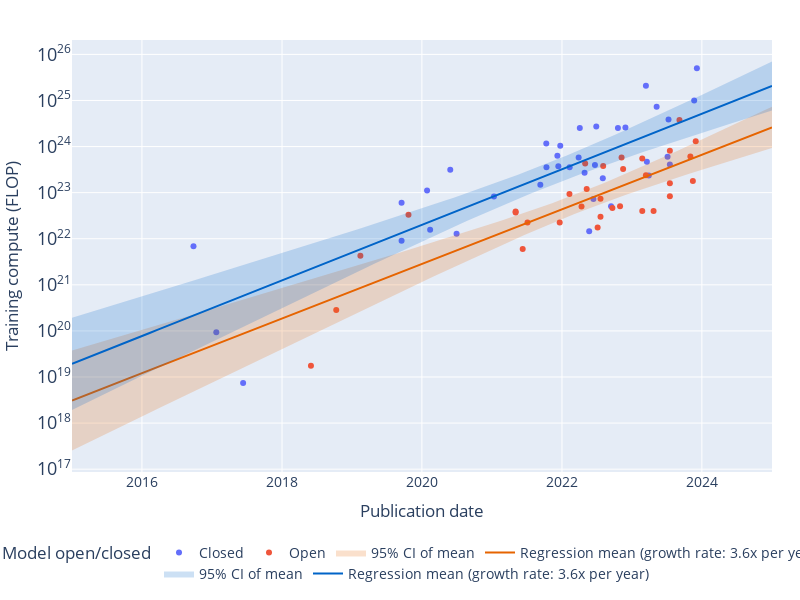

Notebook source saved alongside this figure:
### Code cell
fig = px.scatter(
    # access_df,
    access_df.loc[access_df['System'].isin(selected_systems)],
    x='Publication date',
    y='Training compute (FLOP)',
    color='Model open/closed',
    hover_data=['System'],
    log_y=True,
)

# Marker color
# fig.update_traces(
#     marker=dict(
#         color='rgb(0,100,200)',
#     ),
#     selector=dict(mode='markers'),
# )

# Shade in CI
fig.add_scatter(
    x=predicted_open_df['Publication date'],
    y=10**predicted_open_df['mean_ci_lower'],
    mode='lines',
    line=dict(width=0),
    showlegend=False,
)
fig.add_scatter(
    x=predicted_open_df['Publication date'],
    y=10**predicted_open_df['mean_ci_upper'],
    mode='lines',
    fill='tonexty',
    fillcolor='rgba(230,100,0,0.2)',
    line=dict(width=0),
    name='95% CI of mean',
)
fig.add_scatter(
    x=predicted_open_df['Publication date'],
    y=10**predicted_open_df['mean'],
    mode='lines',
    line=dict(color='rgb(230,100,0)'),
    name=f'Regression mean (growth rate: {10**reg_results.params[1]:.1f}x per year)',
)

fig.add_scatter(
    x=predicted_closed_df['Publication date'],
    y=10**predicted_closed_df['mean_ci_lower'],
    mode='lines',
    line=dict(width=0),
    showlegend=False,
)
fig.add_scatter(
    x=predicted_closed_df['Publication date'],
    y=10**predicted_closed_df['mean_ci_upper'],
    mode='lines',
    fill='tonexty',
    fillcolor='rgba(0,100,200,0.2)',
    line=dict(width=0),
    name='95% CI of mean',
)
fig.add_scatter(
    x=predicted_closed_df['Publication date'],
    y=10**predicted_closed_df['mean'],
    mode='lines',
    line=dict(color='rgb(0,100,200)'),
    name=f'Regression mean (growth rate: {10**reg_results.params[1]:.1f}x per year)',
)

fig.update_traces(textposition='top center')

# legend on top
fig.update_layout(legend=dict(
    orientation='h',
    yanchor='top',
    y=-0.15,
    xanchor='center',
    x=0.5,
))

# axis labels
# fig.update_xaxes(title_text='Publication date')
# fig.update_yaxes(title_text='Cost (2023 USD)')

# title


# update size
fig.update_layout(
    autosize=False,
    width=800,
    height=600,
    title_x=0.5,
)

# font size
fig.update_layout(
    font=dict(
        size=14,
    )
)

# axis limits
fig.update_xaxes(range=[pred_start_date, pred_end_date])

# margins
fig.update_layout(margin=dict(l=10, r=10, t=40, b=10))

save_plot(fig, results_dir, 'open_closed_regression')

fig.show()
